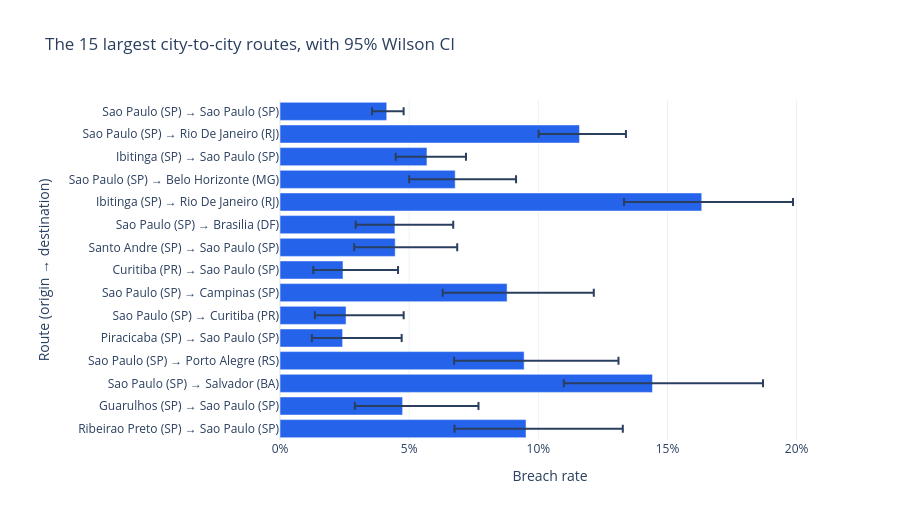

The notebook cell this image was saved under:
### Markdown cell above
## Largest routes between cities

Between cities, the number of routes is much larger and most have few pairs, so a complete graph would be unreadable and its rates would be unstable. For this reason, cities appear only in this chart, which shows the 15 city → city routes with the highest volume. Each bar represents the breach rate of the route, and the error bar represents the 95% Wilson interval (Wilson, 1927): wide intervals indicate less precise rates. The hover shows the number of pairs, the breaches, the interval and the median Haversine distance. City names follow the source registry, without accents, and spelling variants of the same city are treated as distinct cities, which can fragment the volume of some routes.

### Code cell
display(route_table(route_pair_table, level="city", min_orders=1).head(15))
display(plot_top_city_routes(route_pair_table, language=LANG))

### Figure 1 — Plotly figure (JSON) as saved in the notebook; plotly's stock layout.template omitted (floating-point values rounded to 4 significant figures; data arrays with more than 128 entries replaced by an {"elided": "..."} marker saying what was removed)
{"data": [{"customdata": {"elided": "15x11 str values"}, "error_x": {"array": [0.006542, 0.01797, 0.0151, 0.02355, 0.03532, 0.02256, 0.024, 0.02131, 0.03356, 0.0223, 0.02286, 0.03652, 0.04279, 0.02936, 0.03746], "arrayminus": [0.005682, 0.01584, 0.01209, 0.01782, 0.03008, 0.01521, 0.01586, 0.01151, 0.02495, 0.01206, 0.01191, 0.02713, 0.03432, 0.01849, 0.02771], "symmetric": false, "type": "data"}, "hovertemplate": "<b>%{customdata[0]} → %{customdata[1]}</b><br>Order–seller pairs: %{customdata[2]}<br>SLA breaches: %{customdata[3]}<br>Breach rate: %{customdata[4]} (95% CI: %{customdata[5]} – %{customdata[6]})<br>Share of total volume: %{customdata[7]}<br>Median Haversine distance: %{customdata[8]} km<br>Median promised lead time: %{customdata[9]} days<br>Median actual lead time: %{customdata[10]} days<extra></extra>", "marker": {"color": "#2563EB"}, "orientation": "h", "type": "bar", "x": [0.04132, 0.1159, 0.05689, 0.06783, 0.1633, 0.04449, 0.0446, 0.02439, 0.08791, 0.02557, 0.02424, 0.09451, 0.1442, 0.04747, 0.09524], "y": ["Sao Paulo (SP) → Sao Paulo (SP)", "Sao Paulo (SP) → Rio De Janeiro (RJ)", "Ibitinga (SP) → Sao Paulo (SP)", "Sao Paulo (SP) → Belo Horizonte (MG)", "Ibitinga (SP) → Rio De Janeiro (RJ)", "Sao Paulo (SP) → Brasilia (DF)", "Santo Andre (SP) → Sao Paulo (SP)", "Curitiba (PR) → Sao Paulo (SP)", "Sao Paulo (SP) → Campinas (SP)", "Sao Paulo (SP) → Curitiba (PR)", "Piracicaba (SP) → Sao Paulo (SP)", "Sao Paulo (SP) → Porto Alegre (RS)", "Sao Paulo (SP) → Salvador (BA)", "Guarulhos (SP) → Sao Paulo (SP)", "Ribeirao Preto (SP) → Sao Paulo (SP)"]}], "layout": {"height": 520, "margin": {"l": 280}, "separators": ".,", "title": {"text": "The 15 largest city-to-city routes, with 95% Wilson CI"}, "xaxis": {"rangemode": "tozero", "tickformat": ".0%", "title": {"text": "Breach rate"}}, "yaxis": {"autorange": "reversed", "title": {"text": "Route (origin → destination)"}}}}
